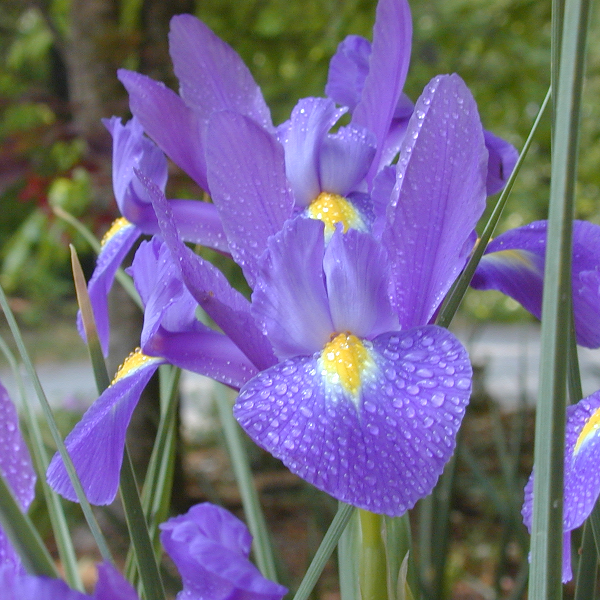
#> input picture 04_notebooks/flower.tif, 600 x 600 px
$ jupyter execute 04_HSV_channels.ipynb   (shell and % lines are left out)
#> lines starting #> are read from the running program, lines starting #| are printed output that depends on the picture
[cell 1]
from skimage.io import imread
from skimage import color

import matplotlib.pyplot as plt
plt.rcParams['axes.labelsize'] = 18
plt.rcParams['xtick.labelsize'] = 14
plt.rcParams['ytick.labelsize'] = 14

[cell 2]
# open image and conver to HSV color space
flower = imread('flower.tif')
#> flower is the input picture: shape (600, 600, 3); mean R, G, B 115.1, 105.9, 137

from skimage.color import rgb2hsv, hsv2rgb

flower_hsv = rgb2hsv(flower)
#> flower_hsv: shape (600, 600, 3) float64; mean of channels 0, 1, 2 0.465, 0.413, 0.607

hue = flower_hsv[:,:,0]
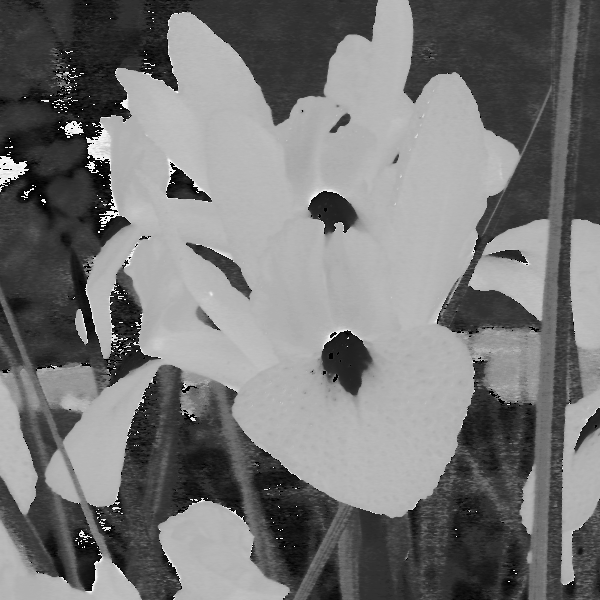
#> hue: shape (600, 600) float64; min 0, max 0.998, mean 0.465
saturation = flower_hsv[:,:,1]
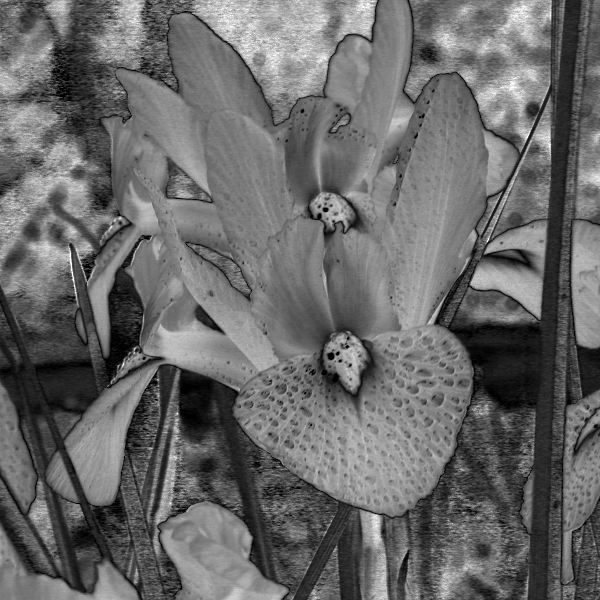
#> saturation: shape (600, 600) float64; min 0, max 1, mean 0.413
value = flower_hsv[:,:,2]
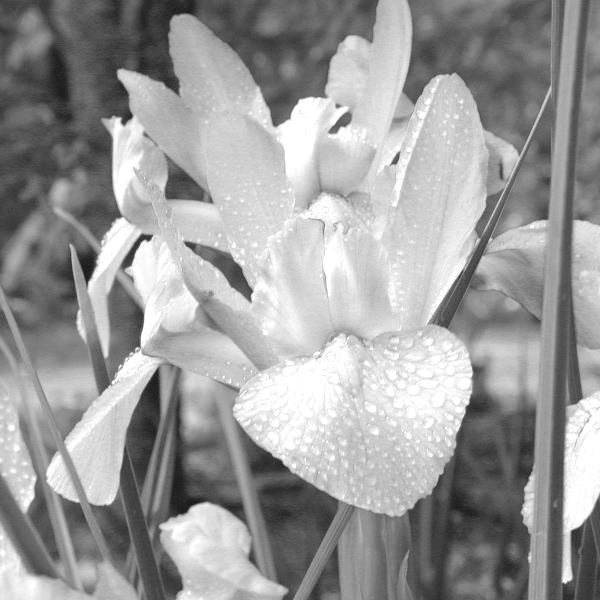
#> value: shape (600, 600) float64; min 0.0941, max 1, mean 0.607

[cell 3]
# visualize the three channels
plt.figure(figsize=(12,8))

plt.subplot(221)
plt.imshow(hsv2rgb(flower_hsv))    # back conversion necessary !!
plt.axis('off')
plt.title('flower', fontsize=20)

plt.subplot(222)
plt.imshow(hue, cmap=plt.cm.gray)
plt.axis('off')
plt.title('hue', fontsize=20)

plt.subplot(223)
plt.imshow(saturation, cmap=plt.cm.gray)
plt.axis('off')
plt.title('saturation', fontsize=20)

plt.subplot(224)
plt.imshow(value, cmap=plt.cm.gray)
plt.axis('off')
plt.title('value', fontsize=20)

plt.show()
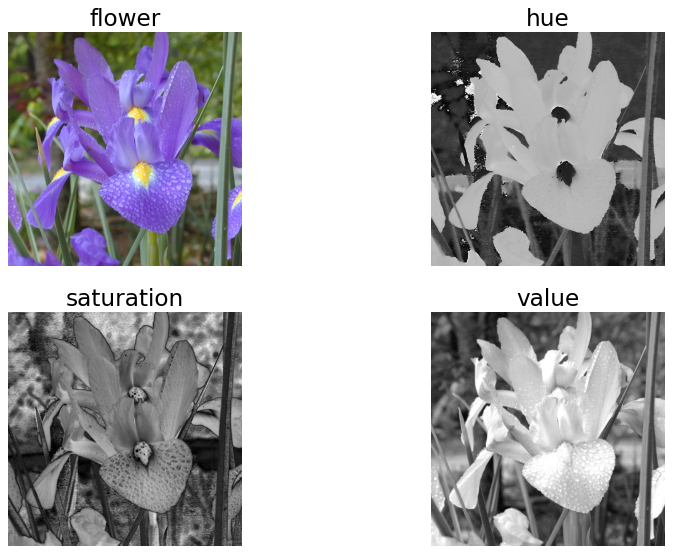
#> figure drawn by matplotlib, 4 panels

$ run again, with 04_notebooks/astronaut.png saved as 04_notebooks/flower.tif
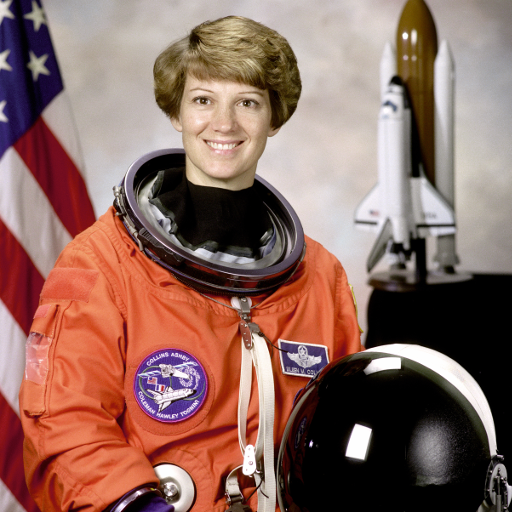
#> input picture 04_notebooks/astronaut.png, 512 x 512 px
#> flower is the input picture: shape (512, 512, 3); mean R, G, B 141.6, 105.8, 96.5
#> flower_hsv: shape (512, 512, 3) float64; mean of channels 0, 1, 2 0.217, 0.357, 0.561
#> `saturation = flower_hsv[:,:,1]`:
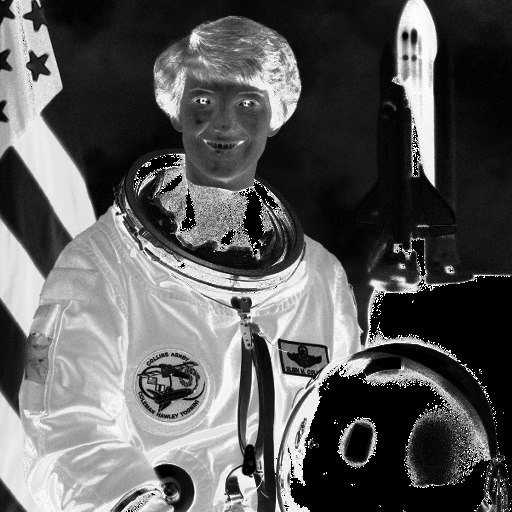
#> saturation: shape (512, 512) float64; min 0, max 1, mean 0.357
#> `plt.show()`:
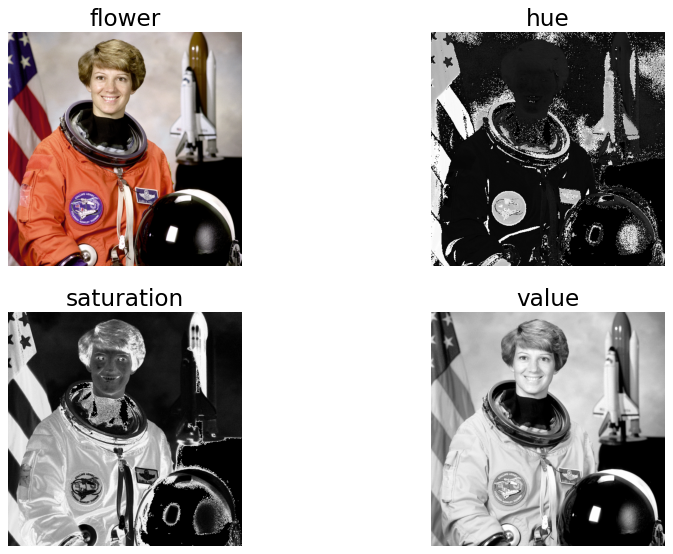
#> figure drawn by matplotlib, 4 panels
